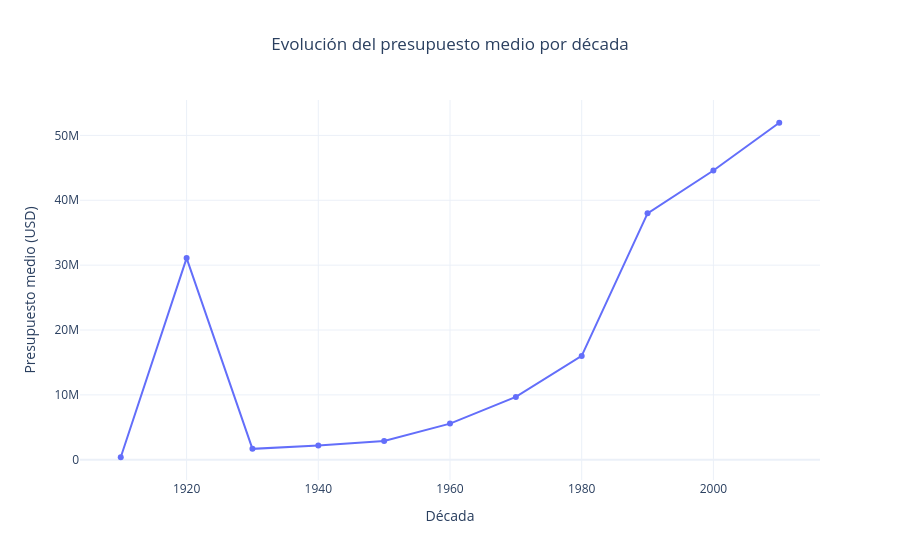

The code cell stored with this chart in its notebook:
### Code cell
fig = px.line(
    x=budget_decada.index,
    y=budget_decada.values,
    markers=True,
    title="Evolución del presupuesto medio por década",
    labels={
        "x": "Década",
        "y": "Presupuesto medio (USD)"
    },
    template="plotly_white"
)

fig.update_layout(
    title_x=0.5
)

fig.show()

### Figure 1 — Plotly figure (JSON) as saved in the notebook; plotly's stock layout.template omitted (floating-point values rounded to 4 significant figures)
{"data": [{"hovertemplate": "Década=%{x}<br>Presupuesto medio (USD)=%{y}<extra></extra>", "legendgroup": "", "line": {"color": "#636efa", "dash": "solid"}, "marker": {"symbol": "circle"}, "mode": "lines+markers", "name": "", "orientation": "v", "showlegend": false, "type": "scatter", "x": [1910, 1920, 1930, 1940, 1950, 1960, 1970, 1980, 1990, 2000, 2010], "xaxis": "x", "y": [385900.0, 31080000.0, 1678000.0, 2182000.0, 2878000.0, 5571000.0, 9678000.0, 16010000.0, 37990000.0, 44580000.0, 51950000.0], "yaxis": "y"}], "layout": {"legend": {"tracegroupgap": 0}, "title": {"text": "Evolución del presupuesto medio por década", "x": 0.5}, "xaxis": {"anchor": "y", "domain": [0, 1], "title": {"text": "Década"}}, "yaxis": {"anchor": "x", "domain": [0, 1], "title": {"text": "Presupuesto medio (USD)"}}}}
